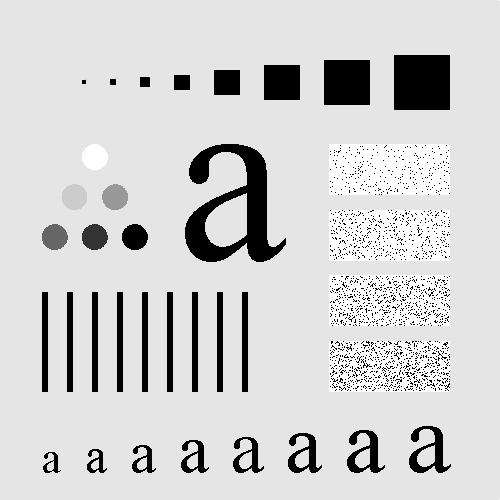
#> input picture hw2/pic/Fig4.11(a).jpg, 500 x 500 px
$ python proj04-02.py   (Python 2 division)   (older library calls are emulated)
#> lines starting #> are read from the running program, lines starting #| are printed output that depends on the picture; long printed decimals are rounded
### hw2/base.py
#coding=utf-8
import numpy as np

# [9 lines left out: function get_cnts, not called in this run]

def get_gray(im):
    dim = im.astype(np.int)
    return ((dim[:,:,0] * 299 + dim[:,:,1] * 587 + dim[:,:,2] * 114 + 500) / 1000).astype(np.uint8)

# 卷积结果不对图像进行标准化, 返回值可以存在负数
# [21 lines left out: function conv2, not called in this run]

# 标准化为uint8类型
def normal_pic(im):
    tim = np.clip(im, 0, 255)
    return tim.astype(np.uint8)

def dec_pic(a, b):
    return np.clip((a.astype(np.int) - b.astype(np.int)), 0, 255).astype(np.uint8)

def add_pic(a, b):
    return np.clip((a.astype(np.int) + b.astype(np.int)), 0, 255).astype(np.uint8)

def mul_pic(a,b):
    return normal_pic(np.multiply(a.astype(np.int), b.astype(np.int)))

# [52 lines left out: functions get_bilinear_value, zoom_matrix, shrink_matrix, not called in this run]


def zoom_pic(im, siz):
    newim = zoom_matrix(im.astype(np.int), siz)
    return normal_pic(newim)
def shrink_pic(im, siz):
    newim = shrink_matrix(im.astype(np.int), siz)
    return normal_pic(newim)

# [13 lines left out: function resize_pic, not called in this run]

def DFT2(im):
    row, col = im.shape
    # 由于周期性
    rs = np.matrix(np.arange(row))
    ur = np.multiply(rs.T, rs)
    cs = np.matrix(np.arange(col))
    uc = np.multiply(cs.T, cs)

    left = np.exp(-2j * np.pi * ur / row)
    right = np.exp(-2j * np.pi * uc / col)

    return left * im.astype(np.complex) * right / (row * col)

# [30 lines left out: functions IDFT2, to_center_pic, get_gaussian_lowpass_filter, not called in this run]

def get_gaussian_highpass_filter(rows, cols, D0):
    return 1 - get_gaussian_lowpass_filter(rows, cols, D0)

# 在频域滤波(中心化)
# [12 lines left out: function filter_in_freq_domain, not called in this run]


# [34 lines that do not run on import are left out]

### hw2/proj04-02.py
#coding=utf-8
# 04-01 ~ 04-05
import matplotlib.pyplot as plt
import matplotlib.image as mpimg
import numpy as np
from base import *

im = mpimg.imread("pic/Fig4.11(a).jpg")
#> im is the input picture: shape (500, 500); min 0, max 255, mean 207.4
cim = im.astype(np.complex)
row, col = cim.shape
#> row = 500; col = 500
print ("Shape: %d x %d" % (row, col))
#| Shape: 500 x 500
mesh = np.meshgrid(np.arange(col), np.arange(row))
xplusy = mesh[0] + mesh[1]
k = np.power(-1, xplusy)
ci = np.multiply(cim, k)

fft2 = np.fft.fft2(ci)
dft2 = DFT2(ci)

R = lambda x : str(x.real)

print ("The average value is " + R(fft2[row / 2, col / 2] / (row * col)) + " (center, fft2)")
#| The average value is 207.363 (center, fft2)
print ("The average value is " + R(np.fft.fft2(cim)[0,0] / (row * col)) + " (no center, fft2)")
#| The average value is 207.363 (no center, fft2)
print ("The average value is " + R(dft2[row / 2, col / 2]) + " (center, dft2)")
#| The average value is 207.363 (center, dft2)
print ("The average value is " + R(DFT2(cim)[0,0]) + " (no center, dft2)")
#| The average value is 207.363 (no center, dft2)


lgfft2 = np.log(1 + np.abs(fft2))
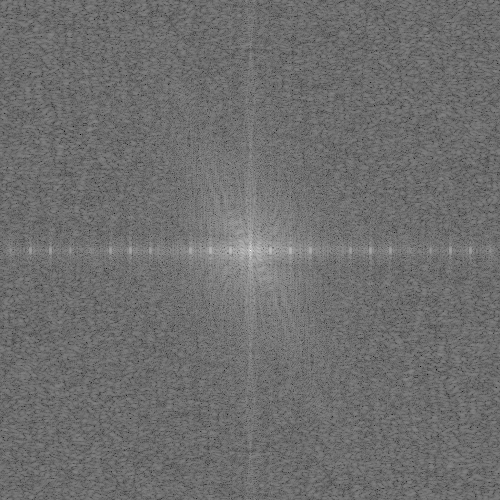
#> lgfft2: shape (500, 500) float64; min 2.98, max 17.76, mean 9.4; drawn with min black and max white
plt.imshow(normal_pic(lgfft2), "gray")
plt.show()
